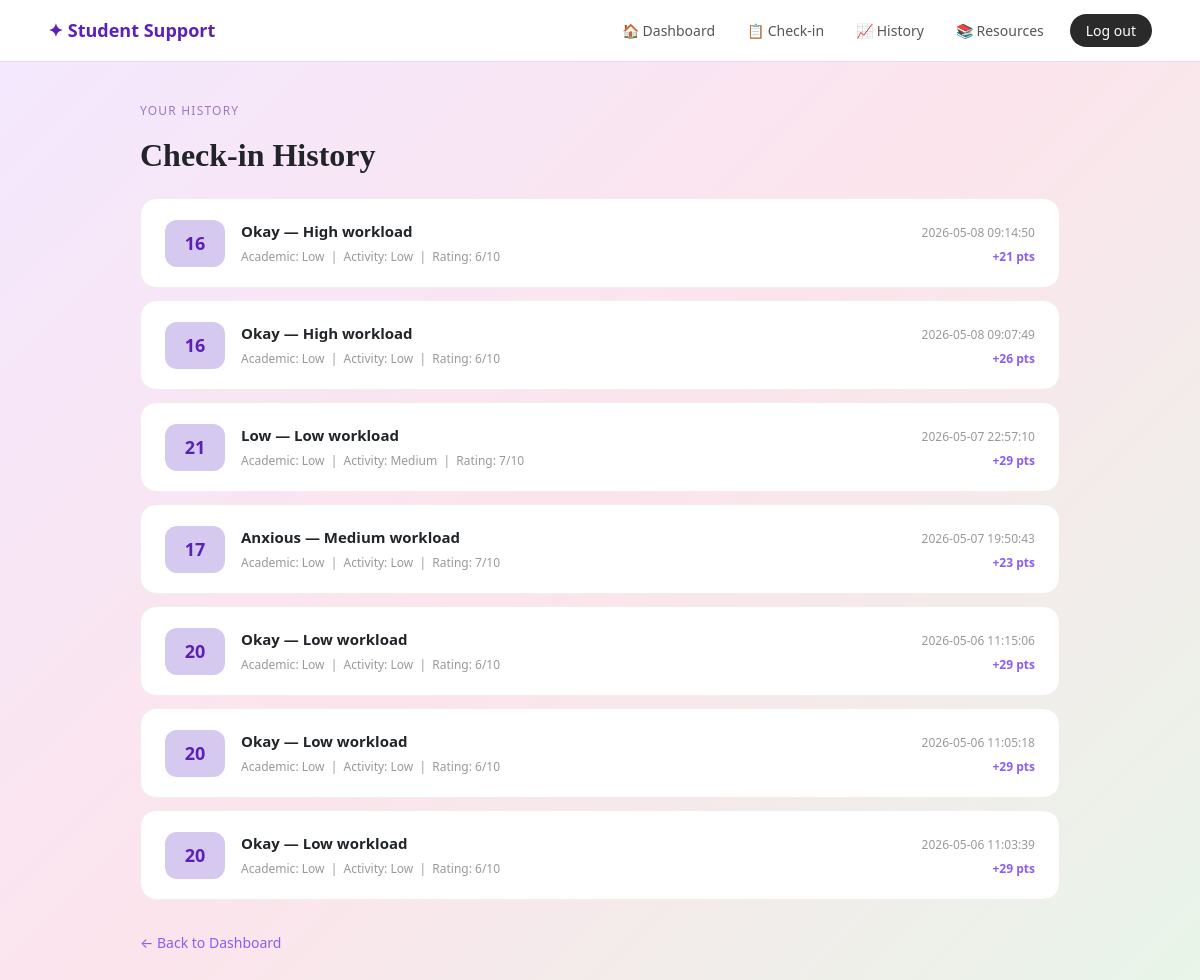
The app's page /view-checkins (signed in) with its own data.
### tables this page shows
CREATE TABLE "checkins" (
	"id"	INTEGER,
	"user_id"	INTEGER,
	"mood"	TEXT,
	"academic"	TEXT,
	"workload"	TEXT,
	"social"	TEXT,
	"financial"	TEXT,
	"activity"	TEXT,
	"rating"	INTEGER,
	"score"	INTEGER,
	"date"	TIMESTAMP DEFAULT CURRENT_TIMESTAMP,
	"points_earned"	INTEGER,
	PRIMARY KEY("id" AUTOINCREMENT),
	FOREIGN KEY("user_id") REFERENCES "users"("id")
);

### app.py (the view)
@app.route("/view-checkins")
def view_checkins():
    if "user_id" not in session:
        return redirect(url_for("login"))
    conn = get_db_connection()
    checkins = conn.execute(
        "SELECT * FROM checkins WHERE user_id = ? ORDER BY date DESC",
        (session["user_id"],)
    ).fetchall()
    conn.close()
    return render_template("view_checkins.html", checkins=checkins)

### app.py (called while the page is built)
def get_db_connection():
    conn = sqlite3.connect("wellbeing.db")
    conn.row_factory = sqlite3.Row
    return conn

### templates/view_checkins.html
{% extends "base.html" %}
{% block content %}
<div style="max-width: 960px; margin: 0 auto; padding: 40px 20px;">
    <p style="font-size: 12px; letter-spacing: 0.1em; text-transform: uppercase; color: #9E7ABF;">Your History</p>
    <h1 style="font-family: Georgia, serif; font-size: 32px; font-weight: 600; margin-bottom: 24px;">Check-in History</h1>
    {% if checkins %}
    {% for checkin in checkins %}
    <div style="background: white; border-radius: 16px; padding: 20px 24px; margin-bottom: 12px; display: flex; align-items: center; gap: 16px; border: 1px solid #F0EDE8;">
        <div style="background: #D6C9F0; border-radius: 12px; padding: 10px 16px; font-weight: 700; color: #5B21B6; font-size: 18px; min-width: 60px; text-align: center;">
            {{ checkin.score }}
        </div>
        <div style="flex: 1;">
            <strong style="display: block; font-size: 15px;">{{ checkin.mood | capitalize }} — {{ checkin.workload | capitalize }} workload</strong>
            <span style="font-size: 12px; color: #999;">Academic: {{ checkin.academic | capitalize }} &nbsp;|&nbsp; Activity: {{ checkin.activity | capitalize }} &nbsp;|&nbsp; Rating: {{ checkin.rating }}/10</span>
        </div>
        <div style="text-align: right;">
            <span style="font-size: 12px; color: #999;">{{ checkin.date }}</span><br>
            <span style="font-size: 12px; font-weight: 600; color: #8B5CF6;">+{{ checkin.points_earned }} pts</span>
        </div>
    </div>
    {% endfor %}
    {% else %}
    <div style="text-align: center; padding: 40px; background: white; border-radius: 16px;">
        <p style="color: #aaa;">No check-ins yet — <a href="/checkin" style="color: #8B5CF6;">start your first one!</a></p>
    </div>
    {% endif %}
    <a href="/dashboard" style="display: inline-block; margin-top: 20px; color: #8B5CF6; font-size: 14px; text-decoration: none;">← Back to Dashboard</a>
</div>
{% endblock %}

### templates/base.html (style rules this page uses)
body { background: linear-gradient(135deg, #f3e8ff 0%, #fce4ec 50%, #e8f5e9 100%); min-height: 100vh; }

### records on screen
checkins: score "16", mood "Okay", workload "High", academic "Low", activity "Low", rating "6", date "2026-05-08 09:14:50", points_earned "21"
checkins: score "16", mood "Okay", workload "High", academic "Low", activity "Low", rating "6", date "2026-05-08 09:07:49", points_earned "26"
checkins: score "21", mood "Low", workload "Low", academic "Low", activity "Medium", rating "7", date "2026-05-07 22:57:10", points_earned "29"
checkins: score "17", mood "Anxious", workload "Medium", academic "Low", activity "Low", rating "7", date "2026-05-07 19:50:43", points_earned "23"
checkins: score "20", mood "Okay", workload "Low", academic "Low", activity "Low", rating "6", date "2026-05-06 11:15:06", points_earned "29"
checkins: score "20", mood "Okay", workload "Low", academic "Low", activity "Low", rating "6", date "2026-05-06 11:05:18", points_earned "29"
checkins: score "20", mood "Okay", workload "Low", academic "Low", activity "Low", rating "6", date "2026-05-06 11:03:39", points_earned "29"
